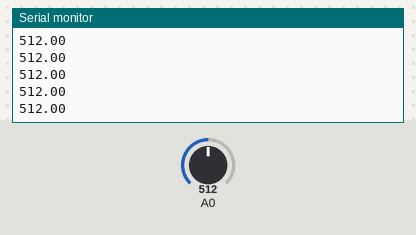
Bench run of a sketch on a simulated Arduino Uno, built with avr-gcc and run on an emulated ATmega328P. Parts: the last lines printed to the serial monitor. The test bench sets the inputs (shaded band); at power-on: A0 = 512.

Above: at 1.2 s.
1.3 s: A0 set to 716
At 1.9 s:
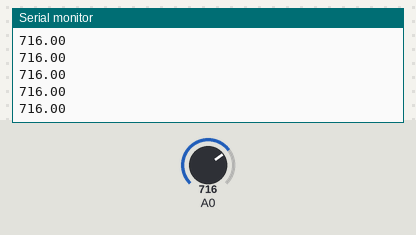
2.8 s: A0 set to 900
At 3.9 s:
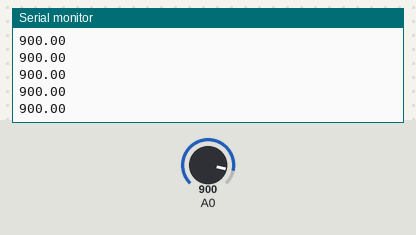
Timing chart, 0 to 5.8 s (numbered marks = the images above; inputs shaded):
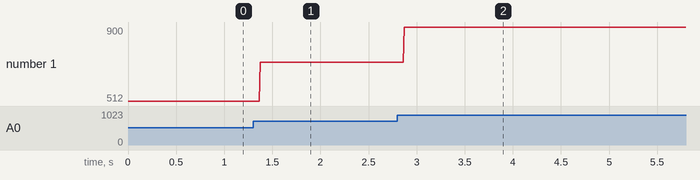

Measured:
- after the input at 1.3 s, the serial monitor: prints a new line after 0.07 s (image 1)
- after the input at 2.8 s, the serial monitor: prints a new line after 0.07 s (image 2)
- plotted number 1: 512 → 716 after the input at 1.3 s, 716 → 900 after the input at 2.8 s

The sketch:

rot.ino.ino
```cpp
bool black = false;
bool prevblack = false;
int count = 1;
float StartTime = 0;
float Elapsed = 0;
float rpm = 0;

void setup() {
  Serial.begin(9600);
}

void loop() {
  float ARead = analogRead(A0);
  Serial.println(ARead);
  delay(1);
  //732
}
```
